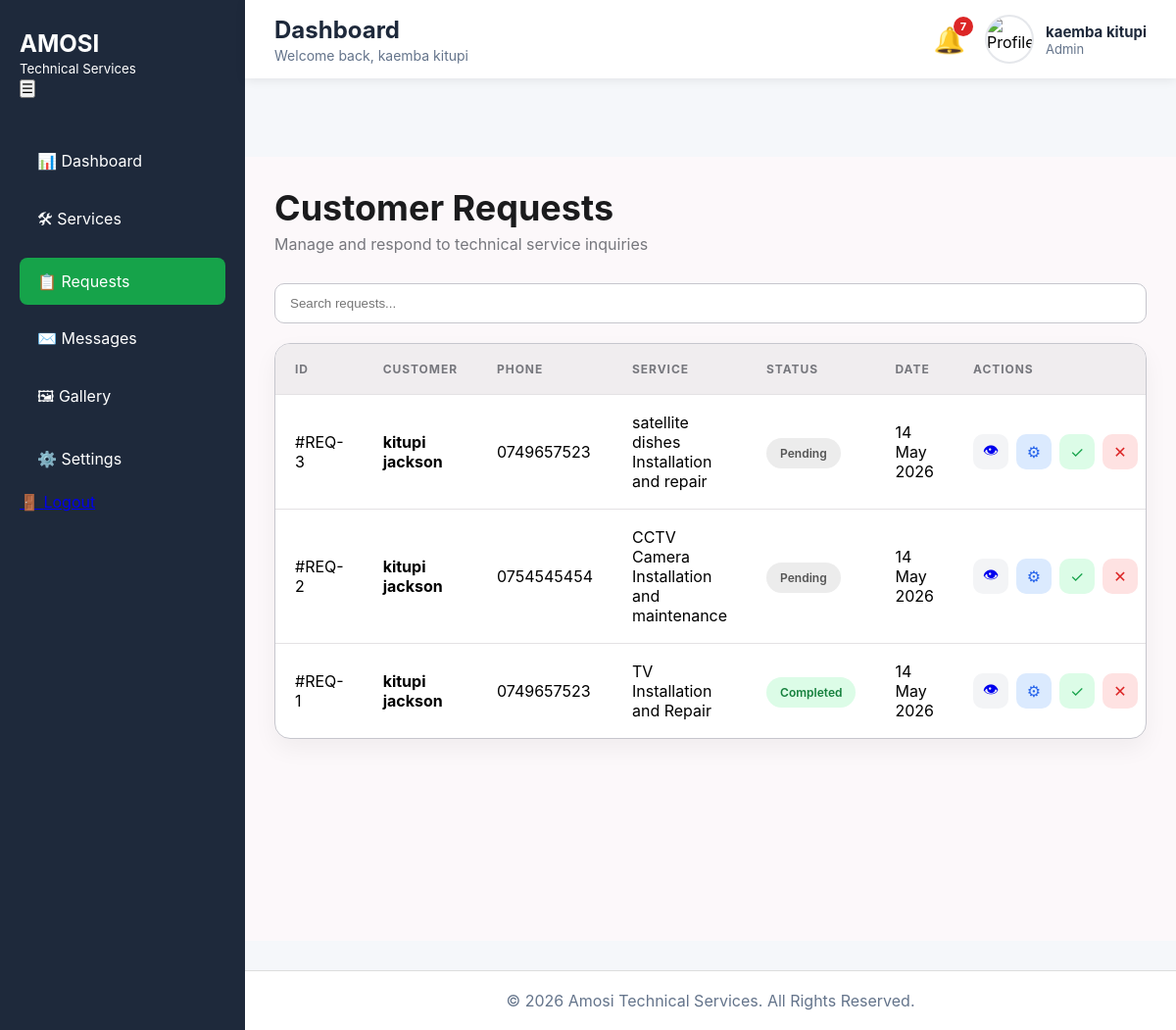
Screenshot of /requests.php (signed in) with the database file from the repository.
### tables this page shows
CREATE TABLE `service_requests` (
  `request_id` int(11) NOT NULL,
  `customer_id` int(11) DEFAULT NULL,
  `service_id` int(11) DEFAULT NULL,
  `customer_name` varchar(100) NOT NULL,
  `phone` varchar(20) NOT NULL,
  `email` varchar(100) DEFAULT NULL,
  `location` varchar(255) DEFAULT NULL,
  `request_details` text DEFAULT NULL,
  `request_status` enum('Pending','In Progress','Completed','Cancelled') DEFAULT 'Pending',
  `requested_at` timestamp NOT NULL DEFAULT current_timestamp()
);

CREATE TABLE `services` (
  `service_id` int(11) NOT NULL,
  `service_name` varchar(150) NOT NULL,
  `description` text NOT NULL,
  `image` varchar(255) DEFAULT NULL,
  `price` decimal(10,2) DEFAULT 0.00,
  `status` enum('Available','Unavailable') DEFAULT 'Available',
  `created_at` timestamp NOT NULL DEFAULT current_timestamp(),
  `service_type` enum('TV','CCTV','SATELLITE') NOT NULL DEFAULT 'TV'
);

### requests.php (the view, shortened to what this page needs)
<?php
include "db.php";
$result = mysqli_query($conn,"
SELECT
    sr.*,
    s.service_name
FROM service_requests sr
LEFT JOIN services s
ON sr.service_id = s.service_id
ORDER BY sr.request_id DESC
");
?>
<!DOCTYPE html>
<html>
<head>
</head>
<body class="bg-surface text-on-surface flex">
<?php include "includes/sidebar.php"; ?>
<?php include "includes/header.php"; ?>
<main class="content-area">
<div class="page-header">
    <div>
        <h2>Customer Requests</h2>
        <p>Manage and respond to technical service inquiries</p>
    </div>
</div>
<div class="filter-bar">
    <input type="text" placeholder="Search requests...">
</div>
<div class="table-card">
<table>
<thead>
<tr>
    <th>ID</th>
    <th>Customer</th>
    <th>Phone</th>
    <th>Service</th>
    <th>Status</th>
    <th>Date</th>
    <th>Actions</th>
</tr>
</thead>
<tbody>
<?php while($row = mysqli_fetch_assoc($result)) { ?>
<tr>
<td>#REQ-<?= $row['request_id'] ?></td>
<td>
    <strong><?= htmlspecialchars($row['customer_name']) ?></strong>
</td>
<td>
    <?= htmlspecialchars($row['phone']) ?>
</td>
<td>
    <?= htmlspecialchars($row['service_name']) ?>
</td>
<td>
<?php
$s = $row['request_status'];
if($s=="Pending"){
    echo "<span class='badge pending'>Pending</span>";
}
elseif($s=="In Progress"){
    echo "<span class='badge progress'>In Progress</span>";
}
elseif($s=="Completed"){
    echo "<span class='badge completed'>Completed</span>";
}
else{
    echo "<span class='badge cancelled'>Cancelled</span>";
}
?>
</td>
<td>
<?= date("d M Y", strtotime($row['requested_at'])) ?>
</td>
<td>
<div class="action-buttons">
<a href="#"
   class="btn btn-view"
 onclick="openModal(
'<?= htmlspecialchars($row['customer_name']) ?>',
'<?= htmlspecialchars($row['phone']) ?>',
'<?= htmlspecialchars($row['service_name']) ?>',
'<?= htmlspecialchars($row['location']) ?>'
)">
   👁
</a>
<a class="btn btn-process"
   title="Mark In Progress"
   href="requests.php?action=In Progress&id=<?= $row['request_id'] ?>">
   ⚙
</a>
<a class="btn btn-done"
   title="Mark Completed"
   href="requests.php?action=Completed&id=<?= $row['request_id'] ?>">
   ✓
</a>
<a class="btn btn-cancel"
   title="Cancel Request"
   onclick="return confirm('Cancel request?')"
   href="requests.php?action=Cancelled&id=<?= $row['request_id'] ?>">
   ✕
</a>
</div>
</td>
</tr>
<?php } ?>
</tbody>
</table>
</div>
</main>
<?php include "includes/footer.php"; ?>
</body>
</html>

### includes/sidebar.php (shortened to what this page needs)
<?php
$current_page =
basename($_SERVER['PHP_SELF']);
?>
<aside class="sidebar" id="sidebar">
    <div class="logo-box">
        <div>
            <h2 class="logo-text">
                AMOSI
            </h2>
            <small class="logo-sub">
                Technical Services
            </small>
        </div>
        <button
        id="toggleSidebar"
        class="toggle-btn">
            ☰
        </button>
    </div>
    <ul class="menu">
        <li>
            <a href="admindash.php"
            class="<?=
            ($current_page
            == 'admindash.php')
            ? 'active' : ''
            ?>">
                <span class="icon">
                    📊
                </span>
                <span class="text">
                    Dashboard
                </span>
            </a>
        </li>
        <li>
            <a href="services.php"
            class="<?=
            ($current_page
            == 'services.php')
            ? 'active' : ''
            ?>">
                <span class="icon">
                    🛠
                </span>
                <span class="text">
                    Services
                </span>
            </a>
        </li>
        <li>
            <a href="requests.php"
            class="<?=
            ($current_page
            == 'requests.php')
            ? 'active' : ''
            ?>">
                <span class="icon">
                    📋
                </span>
                <span class="text">
                    Requests
                </span>
            </a>
        </li>
        <li>
            <a href="messages.php"
            class="<?=
            ($current_page
            == 'messages.php')
            ? 'active' : ''
            ?>">
                <span class="icon">
                    ✉️
                </span>
                <span class="text">
                    Messages
                </span>
            </a>
        </li>
        <li>
            <a href="gallery.php"
            class="<?=
            ($current_page
            == 'gallery.php')
            ? 'active' : ''
            ?>">
                <span class="icon">
                    🖼
                </span>
                <span class="text">
                    Gallery
                </span>
            </a>
        </li>
        <li>
            <a href="setting.php"
            class="<?=
            ($current_page
            == 'setting.php')
            ? 'active' : ''
            ?>">
                <span class="icon">
                    ⚙️
                </span>
                <span class="text">
                    Settings
                </span>
            </a>
        </li>
    </ul>
    <div class="sidebar-footer">
        <a href="logout.php">
            <span class="icon">
                🚪
            </span>
            <span class="text">
            </span>
        </a>
    </div>
</aside>

### includes/header.php (shortened to what this page needs)
<?php
include_once "db.php";
$msgQuery = mysqli_query(
    $conn,
    "SELECT COUNT(*) AS total
     FROM contact_messages
     WHERE status='Unread'"
);
$msgCount = mysqli_fetch_assoc($msgQuery)['total'] ?? 0;
$reqQuery = mysqli_query(
    $conn,
    "SELECT COUNT(*) AS total
     FROM service_requests
     WHERE request_status='Pending'"
);
$reqCount = mysqli_fetch_assoc($reqQuery)['total'] ?? 0;
$totalNotifications = $msgCount + $reqCount;
?>
<header class="header">
    <div class="header-left">
        <h2>Dashboard</h2>
        <p>
            Welcome back,
            <?= htmlspecialchars($_SESSION['full_name']); ?>
        </p>
    </div>
    <div class="header-right">
        <div class="notification-box">
            <span class="notification-icon">🔔</span>
            <?php if($totalNotifications > 0){ ?>
                <span class="notification-badge">
                    <?= $totalNotifications ?>
                </span>
            <?php } ?>
        </div>
        <div class="admin-box">
            <img
            src="uploads/<?=
            !empty($_SESSION['profile_image'])
            ? htmlspecialchars($_SESSION['profile_image'])
            : 'default.png';
            ?>"
            alt="Profile">
            <div>
                <h4>
                    <?= htmlspecialchars($_SESSION['full_name']); ?>
                </h4>
                <p>
                    <?= htmlspecialchars(ucfirst($_SESSION['role'])); ?>
                </p>
            </div>
        </div>
    </div>
</header>

### includes/footer.php
<footer class="footer">
    © <?php echo date('Y'); ?>
    Amosi Technical Services.
    All Rights Reserved.
</footer>

### requests.php (style rules this page uses)
* { margin:0; padding:0; box-sizing:border-box; }
body { font-family:'Inter',sans-serif; background:#f5f7fa; }
.sidebar { position:fixed; left:0; top:0; width:250px; height:100%; background:#1e293b; color:white; padding:30px 20px; }
.menu { margin-top:40px; list-style:none; }
.menu li { margin-bottom:10px; }
.menu li a { display:block; padding:14px 18px; text-decoration:none; color:white; border-radius:8px; transition:.3s; }
.menu li a:hover, .menu li a.active { background:#16a34a; }
.header { margin-left:250px; height:80px; background:white; display:flex; justify-content:space-between; align-items:center; padding:0 40px; box-shadow:0 2px 10px rgba(0,0,0,.08); }
.footer { margin-left:250px; background:white; text-align:center; padding:20px; margin-top:30px; color:#64748b; border-top:1px solid #ddd; }
.content-area { margin-left:250px; margin-top:80px; padding:30px; min-height:100vh; }
.content-area { margin-left:250px; margin-top:80px; padding:30px; min-height:100vh; background:#fcf8fa; }
.page-header { display:flex; justify-content:space-between; align-items:flex-end; margin-bottom:30px; }
.page-header h2 { font-size:36px; font-weight:700; color:#1b1b1d; }
.page-header p { color:#76777d; margin-top:5px; }
.table-card { background:#fff; border:1px solid #c6c6cd; border-radius:16px; overflow:hidden; box-shadow:0 10px 25px rgba(0,0,0,.05); }
.table-card table { width:100%; border-collapse:collapse; }
.table-card thead { background:#f0edef; }
.table-card th { padding:18px 20px; text-transform:uppercase; font-size:12px; color:#76777d; letter-spacing:.08em; text-align:left; }
.table-card td { padding:18px 20px; border-top:1px solid #e4e2e4; }
.badge { padding:8px 14px; border-radius:999px; font-size:12px; font-weight:600; }
.pending { background:#ececec; color:#555; }
.completed { background:#dcfce7; color:#15803d; }
.action-buttons { display:flex; gap:8px; }
.btn { width:36px; height:36px; display:flex; align-items:center; justify-content:center; border-radius:10px; text-decoration:none; transition:.3s; }
.btn-view { background:#f3f4f6; }
.btn-process { background:#dbeafe; color:#2563eb; }
.btn-done { background:#dcfce7; color:#16a34a; }
.btn-cancel { background:#fee2e2; color:#dc2626; }
.filter-bar { display:flex; gap:15px; margin-bottom:20px; }
.filter-bar input { flex:1; padding:12px 15px; border:1px solid #c6c6cd; border-radius:10px; outline:none; }

### includes/header.php (style rules this page uses)
.header { margin-left:250px; height:80px; background:#ffffff; display:flex; justify-content:space-between; align-items:center; padding:0 30px; box-shadow:0 2px 10px rgba(0,0,0,.08); position:sticky; top:0; z-index:999; }
.header-left h2 { font-size:24px; color:#1e293b; }
.header-left p { font-size:14px; color:#64748b; margin-top:3px; }
.header-right { display:flex; align-items:center; gap:20px; }
.notification-box { position:relative; cursor:pointer; }
.notification-icon { font-size:26px; transition:.3s; }
.notification-badge { position:absolute; top:-8px; right:-8px; background:#dc2626; color:white; min-width:20px; height:20px; border-radius:50%; display:flex; align-items:center; justify-content:center; font-size:11px; font-weight:bold; }
.admin-box { display:flex; align-items:center; gap:12px; }
.admin-box img { width:50px; height:50px; border-radius:50%; object-fit:cover; border:2px solid #e5e7eb; }
.admin-box h4 { font-size:15px; color:#1e293b; }
.admin-box p { color:#64748b; font-size:13px; }

### rows the page displays
service_requests: request_id "3", customer_name "kitupi jackson", phone "0749657523", service.service_name "satellite dishes Installation and repair", request_status "Pending", requested_at "14 May 2026"
service_requests: request_id "2", customer_name "kitupi jackson", phone "0754545454", service.service_name "CCTV Camera Installation and maintenance", request_status "Pending", requested_at "14 May 2026"
service_requests: request_id "1", customer_name "kitupi jackson", phone "0749657523", service.service_name "TV Installation and Repair", request_status "Completed", requested_at "14 May 2026"

### other values shown
$_SESSION['full_name'] "kaemba kitupi"
$totalNotifications "7"
$_SESSION['role'] "Admin"
